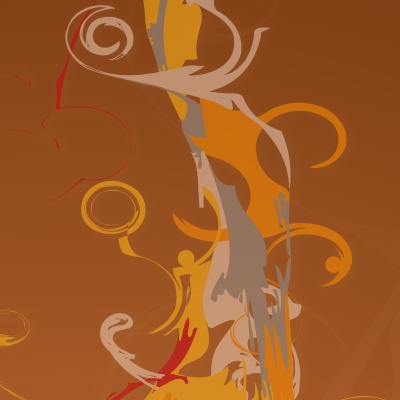
#> input picture img/input.jpg, 400 x 400 px
$ python dftwatermark.py
#> lines starting #> are read from the running program, lines starting #| are printed output that depends on the picture
import cv2
import numpy as np
from matplotlib import pyplot as plt

filter_m_2 = [
        [1, 1, 1, 1, 1, 1, 1, 1],
        [1, 1, 0, 0, 0, 0, 1, 1],
        [1, 0, 0, 0, 0, 0, 0, 1],
        [1, 0, 0, 0, 0, 0, 0, 1],
        [1, 0, 0, 0, 0, 0, 0, 1],
        [1, 0, 0, 0, 0, 0, 0, 1],
        [1, 1, 0, 0, 0, 0, 1, 1],
        [1, 1, 1, 1, 1, 1, 1, 1]
    ]

filter_m_1 = [
        [0, 0, 0, 0, 0, 0, 0, 0],
        [0, 0, 0, 1, 1, 0, 0, 0],
        [0, 0, 1, 1, 1, 1, 0, 0],
        [0, 1, 1, 1, 1, 1, 1, 0],
        [0, 1, 1, 1, 1, 1, 1, 0],
        [0, 0, 1, 1, 1, 1, 0, 0],
        [0, 0, 0, 1, 1, 0, 0, 0],
        [0, 0, 0, 0, 0, 0, 0, 0]
    ]

filter_m_3 = [
        [1, 1, 1, 1, 1, 1, 1, 1],
        [1, 1, 1, 1, 1, 1, 1, 1],
        [1, 1, 0, 0, 0, 0, 1, 1],
        [1, 1, 0, 0, 0, 0, 1, 1],
        [0, 0, 0, 0, 0, 0, 0, 0],
        [0, 0, 0, 0, 0, 0, 0, 0],
        [0, 0, 0, 0, 0, 0, 0, 0],
        [0, 0, 0, 0, 0, 0, 0, 0]
    ]

filter_m = [
        [0, 0, 0, 0, 0, 0, 0, 0, 0, 0, 0, 0, 0, 0, 0, 0],
        [0, 0, 0, 0, 0, 0, 0, 0, 0, 0, 0, 0, 0, 0, 0, 0],
        [0, 0, 0, 0, 0, 0, 0, 0, 0, 0, 0, 0, 0, 0, 0, 0],
        [0, 0, 0, 0, 0, 0, 0, 1, 1, 0, 0, 0, 0, 0, 0, 0],
        [0, 0, 0, 0, 0, 0, 1, 1, 1, 1, 0, 0, 0, 0, 0, 0],
        [0, 0, 0, 0, 0, 1, 1, 1, 1, 1, 1, 0, 0, 0, 0, 0],
        [0, 0, 0, 0, 1, 1, 1, 0, 0, 1, 1, 1, 0, 0, 0, 0],
        [0, 0, 0, 1, 1, 1, 0, 0, 0, 0, 1, 1, 1, 0, 0, 0],
        [0, 0, 0, 1, 1, 1, 0, 0, 0, 0, 1, 1, 1, 0, 0, 0],
        [0, 0, 0, 0, 1, 1, 1, 0, 0, 1, 1, 1, 0, 0, 0, 0],
        [0, 0, 0, 0, 0, 1, 1, 1, 1, 1, 1, 0, 0, 0, 0, 0],
        [0, 0, 0, 0, 0, 0, 1, 1, 1, 1, 0, 0, 0, 0, 0, 0],
        [0, 0, 0, 0, 0, 0, 0, 1, 1, 0, 0, 0, 0, 0, 0, 0],
        [0, 0, 0, 0, 0, 0, 0, 0, 0, 0, 0, 0, 0, 0, 0, 0],
        [0, 0, 0, 0, 0, 0, 0, 0, 0, 0, 0, 0, 0, 0, 0, 0],
        [0, 0, 0, 0, 0, 0, 0, 0, 0, 0, 0, 0, 0, 0, 0, 0],
    ]

filter_m_16 = [
        [1, 1, 1, 1, 1, 1, 1, 1, 1, 1, 1, 1, 1, 1, 1, 1],
        [1, 1, 1, 1, 1, 0, 0, 0, 0, 0, 0, 1, 1, 1, 1, 1],
        [1, 1, 1, 1, 0, 0, 0, 0, 0, 0, 0, 0, 1, 1, 1, 1],
        [1, 1, 1, 0, 0, 0, 0, 0, 0, 0, 0, 0, 0, 1, 1, 1],
        [1, 1, 0, 0, 0, 0, 0, 0, 0, 0, 0, 0, 0, 0, 1, 1],
        [1, 0, 0, 0, 0, 0, 0, 0, 0, 0, 0, 0, 0, 0, 0, 1],
        [1, 0, 0, 0, 0, 0, 0, 0, 0, 0, 0, 0, 0, 0, 0, 1],
        [1, 0, 0, 0, 0, 0, 0, 0, 0, 0, 0, 0, 0, 0, 0, 1],
        [1, 0, 0, 0, 0, 0, 0, 0, 0, 0, 0, 0, 0, 0, 0, 1],
        [1, 0, 0, 0, 0, 0, 0, 0, 0, 0, 0, 0, 0, 0, 0, 1],
        [1, 0, 0, 0, 0, 0, 0, 0, 0, 0, 0, 0, 0, 0, 0, 1],
        [1, 1, 0, 0, 0, 0, 0, 0, 0, 0, 0, 0, 0, 0, 1, 1],
        [1, 1, 1, 0, 0, 0, 0, 0, 0, 0, 0, 0, 0, 1, 1, 1],
        [1, 1, 1, 1, 0, 0, 0, 0, 0, 0, 0, 0, 1, 1, 1, 1],
        [1, 1, 1, 1, 1, 0, 0, 0, 0, 0, 0, 1, 1, 1, 1, 1],
        [1, 1, 1, 1, 1, 1, 1, 1, 1, 1, 1, 1, 1, 1, 1, 1],
    ]

def embed(img, alpha=1.35, blocksize=16, seed=147):
    '''
    img: original image with RGB 3 channels
    alpha: embedding strength
    blocksize: image block size for per bit
    seed: generating a pseudorandom sequence
    :return: watermarked image with 3 channels
    '''

    original_img = img
    original_image_g = original_img[:, :, 2]
    cover_object = original_image_g / 255
    watermark_image = np.copy(cover_object)
    Mc, Nc = np.shape(cover_object)
    max_message = Mc * Nc // (blocksize ** 2)
    message_vector = np.random.randint(2, size=max_message)
    np.random.seed(seed)
    pn_sequence_zero = np.round(2 * (np.random.random(size=np.sum(filter_m)) - 0.5))
    pn_sequence_one = np.round(2 * (np.random.random(size=np.sum(filter_m)) - 0.5))

    x, y = 0, 0
    for k in range(len(message_vector)):
        fft_block = np.fft.fft2(cover_object[x:x+blocksize, y:y+blocksize])
        abs_block = np.fft.fftshift(np.abs(fft_block))
        angle_block = np.angle(fft_block)
        # 当message_vector = 0 且 filter_m = 1 时用伪随机序列pn_sequence_zero叠加abs_block
        # 当message_vector = 1 且 filter_m = 1 时用伪随机序列pn_sequence_one 叠加abs_block
        l = 0
        if message_vector[k] == 0:
            for i in range(blocksize):
                for j in range(blocksize):
                    if filter_m[i][j] == 1:
                        abs_block_o = abs_block[i][j]
                        abs_block[i][j] = abs_block[i][j] * (1 + alpha * pn_sequence_zero[l])
                        abs_block[blocksize-i-1][blocksize-j-1] = abs_block[blocksize-i-1][blocksize-j-1] + abs_block[i][j] - abs_block_o
                        l += 1
        else:
            for i in range(blocksize):
                for j in range(blocksize):
                    if filter_m[i][j] == 1:
                        abs_block_o = abs_block[i][j]
                        abs_block[i][j] = abs_block[i][j] * (1 + alpha * pn_sequence_one[l])
                        abs_block[blocksize-i-1][blocksize-j-1] = abs_block[blocksize-i-1][blocksize-j-1] + abs_block[i][j] - abs_block_o
                        l += 1

        abs_block = np.fft.ifftshift(abs_block)
        watermark_image[x:x+blocksize, y:y+blocksize] = np.abs(np.fft.ifft2(abs_block * np.exp(complex(0, -1) * angle_block)))
        if x + blocksize >= Mc:
            x, y = 0, y + blocksize
        else:
            x += blocksize

    watermark_image_g = watermark_image * 255
    plt.subplot(121), plt.imshow(original_img), plt.title('Cover'), plt.axis('off')
    original_img[:, :, 2] = watermark_image_g
    plt.subplot(122), plt.imshow(original_img), plt.title('Marked'), plt.axis('off')
    plt.show()
    return original_img, message_vector


def mean2(x):
    y = np.sum(x) / np.size(x)
    return y


def corr2(a, b):
    a = a - mean2(a)
    b = b - mean2(b)
    r = np.dot(a, b).sum() / np.sqrt(np.dot(a, a).sum() * np.dot(b, b).sum())
    return r


def recover(img, blocksize=16, seed=147):
    '''
    :param img: watermarked image with RGB 3 channels
    :param blocksize: image block size for per bit
    :param seed: generating a pseudorandom sequence
    :return: message vector of watermark information
    '''

    watermark = img[:, :, 2]
    watermark_img = watermark / 255
    Mc, Nc = np.shape(watermark_img)
    max_message = Mc * Nc // (blocksize ** 2)
    message_vector = np.empty(max_message, dtype=int)
    np.random.seed(seed)
    pn_sequence_zero = np.round(2 * (np.random.random(size=np.sum(filter_m)) - 0.5))
    pn_sequence_one = np.round(2 * (np.random.random(size=np.sum(filter_m)) - 0.5))
    correlation_zero = []
    correlation_one = []

    x, y = 0, 0
    for k in range(len(message_vector)):
        fft_block = np.fft.fft2(watermark_img[x:x+blocksize, y:y+blocksize])
        abs_block = np.fft.fftshift(np.abs(fft_block))
        sequence = []
        for i in range(blocksize):
            for j in range(blocksize):
                if filter_m[i][j] == 1:
                    sequence.append(abs_block[i][j])

        correlation_zero.append(corr2(pn_sequence_zero, np.array(sequence, dtype=np.float64)))
        correlation_one.append(corr2(pn_sequence_one, np.array(sequence, dtype=np.float64)))
        if x + blocksize >= Mc:
            x, y = 0, y + blocksize
        else:
            x += blocksize

    for k in range(len(message_vector)):
        if correlation_one[k] > correlation_zero[k]:
            message_vector[k] = 1
        else:
            message_vector[k] = 0

    return message_vector


if __name__ == '__main__':
    # print(np.sum(filter_m))
    # print(np.sum(filter_m_16))
    img = cv2.imread('img/input.jpg')
#> img is the input picture: shape (400, 400, 3); mean B, G, R 38.3, 89.1, 157.9
    img = cv2.cvtColor(img, cv2.COLOR_BGR2RGB)
    img_marked, message_embed = embed(img)
#> in embed, `original_image_g = original_img[:, :, 2]`:
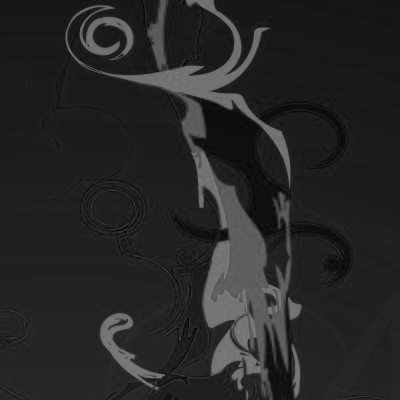
#> original_image_g: shape (400, 400); min 0, max 132, mean 38.3
#> after the loop in embed, `for k in range(len(message_vector)):`:
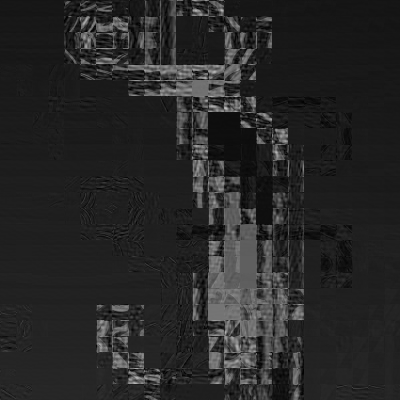
#> watermark_image: shape (400, 400) float64; min 0.00143, max 0.741, mean 0.154
#> after the loop in embed, `for k in range(len(message_vector)):`: x = 0; y = 400
#> in embed, `original_img[:, :, 2] = watermark_image_g`:
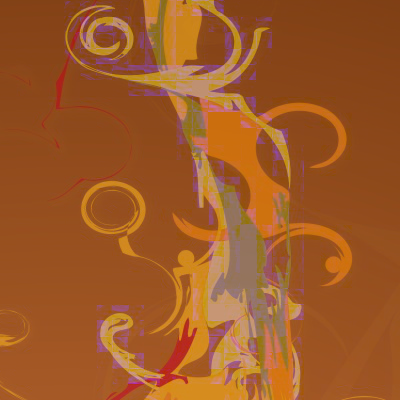
#> original_img: shape (400, 400, 3); mean R, G, B 157.9, 89.1, 38.7
#> in embed, `plt.show()`:
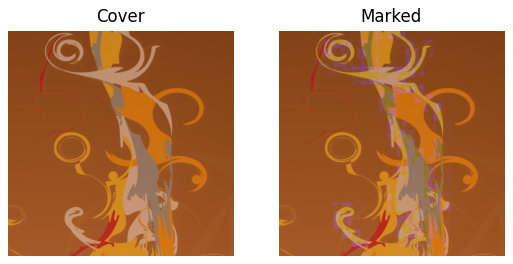
#> figure drawn by matplotlib, 2 panels
#> message_embed = 625 values, max 1 at index 1, min 0 at index 0, mean 0.517
    # [4 lines of commented-out code are left out]
    message_recover = recover(img_marked)
#> after the loop in recover, `for k in range(len(message_vector)):`: correlation_one = 625 items, first 6: -0.0389, 0.346, 0.376, -0.102, 0.443, 0.365; correlation_zero = 625 items, first 6: 0.276, 0.082, 0.0573, 0.286, 0.0738, 0.118; x = 0; y = 400
#> after the loop in recover, `for k in range(len(message_vector)):`: message_vector = 625 values, max 1 at index 1, min 0 at index 0, mean 0.538
#> message_recover has the same summary as message_vector in recover
    print(len(message_embed), np.sum(filter_m))
#| 625 48
    cnt, total = 0, len(message_embed)
#> cnt = 0; total = 625
    for i in range(total):
        if message_recover[i] == message_embed[i]:
            cnt += 1
    print('accuracy:', cnt / total)
#| accuracy: 0.9728
